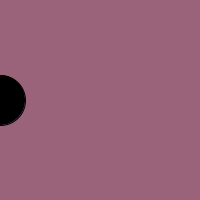
Frame 1 (no input)
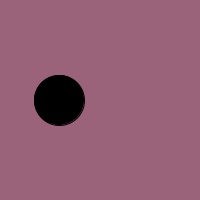
Frame 60 (the mouse pressed at the canvas centre just before this capture)
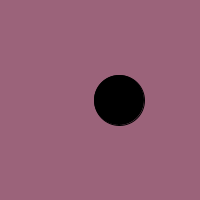
Frame 120 (the mouse held since frame 60 and released just before this capture)

The Processing sketch that drew these frames (run headless with seeded random() and noise(); from frame 60 on, the mouse is pressed at the canvas centre):

// Processing sketch: processing_49484
// ── processing_49484.pde

int circleX = 0;
int circleY = 100;

void setup () {
  size (200,200);
}

void draw () {
  smooth ();
  background (155,99,122);
  stroke (0);
  fill(0);
  ellipse (circleX,circleY,50,50);
  
  circleX = circleX + 1;
}
